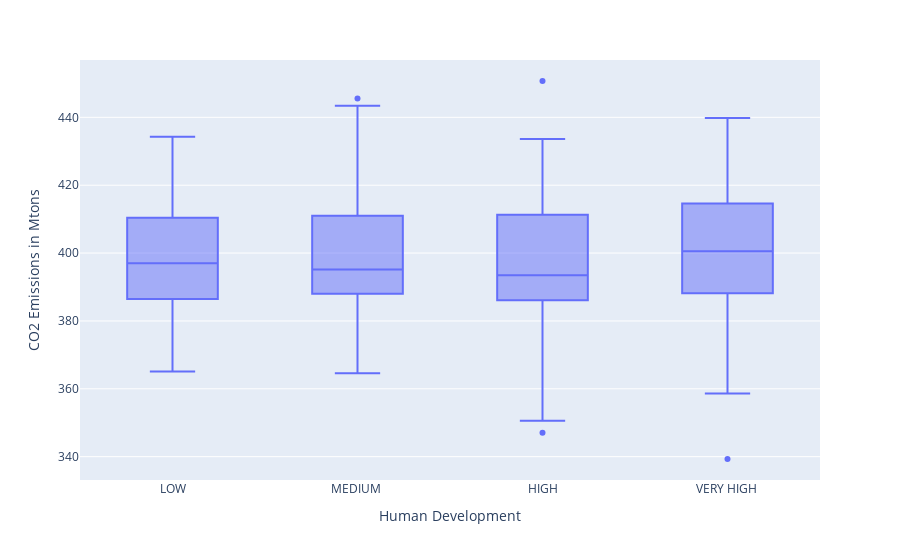

Here is the notebook cell this chart was saved with:
### Markdown cell above
placeholder

### Code cell
filtered_dataset = dataset[dataset['HUMAN DEVELOPMENT'] != "OTHER "]
fig = px.box(filtered_dataset, x="HUMAN DEVELOPMENT", y="CO2 Emissions")
fig.update_xaxes(title="Human Development")
fig.update_yaxes(title="CO2 Emissions in Mtons")
fig.update_xaxes(categoryorder='array', categoryarray=[ 'LOW', 'MEDIUM ', 'HIGH', 'VERY HIGH '])
fig.show()

### Figure 1 — Plotly figure (JSON) as saved in the notebook; plotly's stock layout.template omitted (floating-point values rounded to 4 significant figures; data arrays with more than 128 entries replaced by an {"elided": "..."} marker saying what was removed)
{"data": [{"alignmentgroup": "True", "hovertemplate": "HUMAN DEVELOPMENT=%{x}<br>CO2 Emissions=%{y}<extra></extra>", "legendgroup": "", "marker": {"color": "#636efa"}, "name": "", "notched": false, "offsetgroup": "", "orientation": "v", "showlegend": false, "type": "box", "x": {"elided": "178 str values"}, "x0": " ", "xaxis": "x", "y": {"elided": "178 float values"}, "y0": " ", "yaxis": "y"}], "layout": {"boxmode": "group", "legend": {"tracegroupgap": 0}, "margin": {"t": 60}, "xaxis": {"anchor": "y", "categoryarray": ["LOW", "MEDIUM ", "HIGH", "VERY HIGH "], "categoryorder": "array", "domain": [0, 1], "title": {"text": "Human Development"}}, "yaxis": {"anchor": "x", "domain": [0, 1], "title": {"text": "CO2 Emissions in Mtons"}}}}
